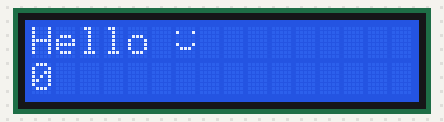
Recording of a sketch running on a simulated Arduino Uno, built with avr-gcc and run on an emulated ATmega328P. On the bench: 16×2 character LCD.

Above: at 0.1 s.
At 4.1 s:
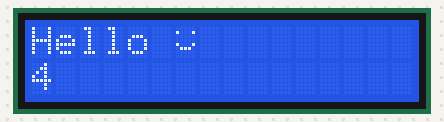
At 9.1 s:
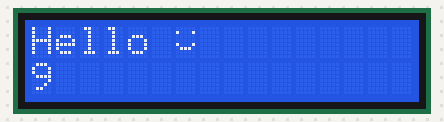
At 19.1 s:
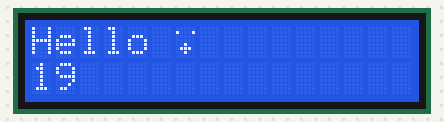
At 29.1 s:
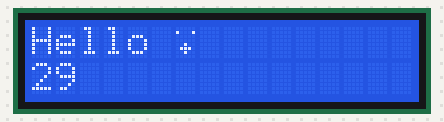
At 39.1 s:
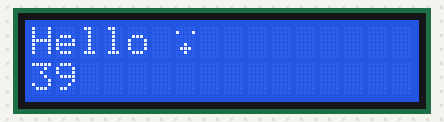

Measured:
- what the display in image 1 shows lasts 1.0 s, from 4.0 s to 5.0 s

The sketch:

LCD.ino
```cpp
#include <LiquidCrystal.h>

// consts for the number of rows and columns
const int numRows = 2;
const int numCols = 16;

//Faces
byte happy[8] =
{
  B00000,
  B10001,
  B00000,
  B00000,
  B10001,
  B01110,
  B00000
};
byte sad[8] =
{
  B00000,
  B10001,
  B00000,
  B00000,
  B01110,
  B10001,
  B00000
};
byte shock[8] =
{
  B00000,
  B10001,
  B00000,
  B00000,
  B00100,
  B01110,
  B00100,
  B00000
};

//Initialise the library with the number of the interface pins
LiquidCrystal lcd(12,11,5,4,3,2);

void setup() {
  // put your setup code here, to run once:
  lcd.createChar(0, happy);
  lcd.createChar(1, sad);
  lcd.createChar(2, shock);

  lcd.begin(numCols, numRows);

  lcd.print("Hello");

  int i = 0;
  lcd.write(' ');
  lcd.write(i);
}

void loop() {
  // put your main code here, to run repeatedly:
  lcd.setCursor(0,1);
  lcd.print(millis()/1000);
  if(millis()/1000 > 10){
     lcd.setCursor(6,0);
     int i = 2;
    lcd.write(i);
  }
}
```
